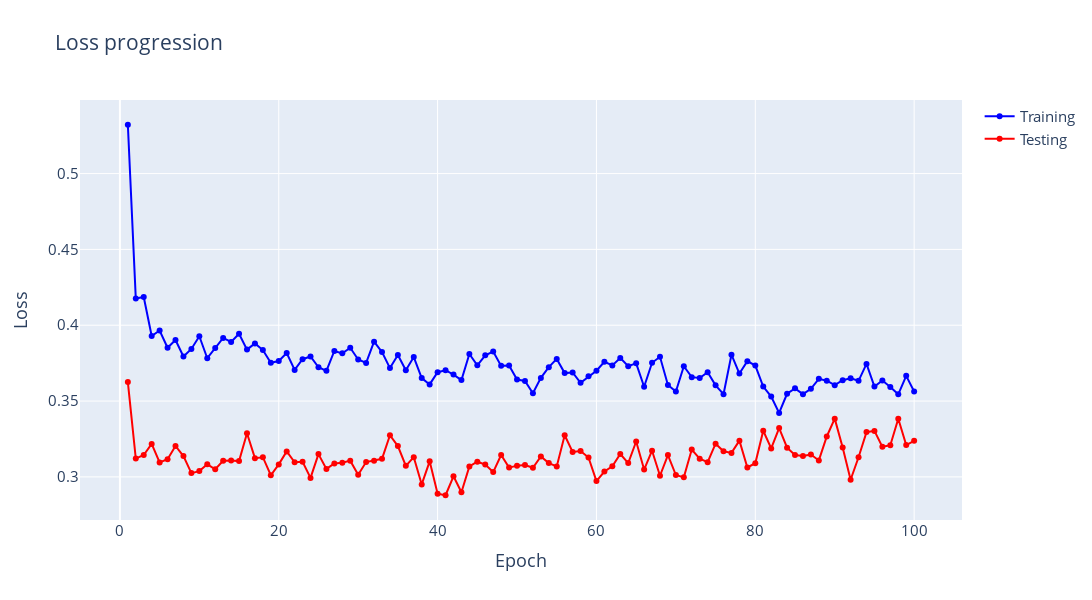

The code cell stored with this chart in its notebook:
### Markdown cell above
### Graph loss

### Code cell
fig = go.Figure()
fig.add_trace(go.Scatter(x=formatted_results_df['epoch'], y=formatted_results_df['train_loss'], name= 'Training', mode='lines+markers', line_color='blue'))
fig.add_trace(go.Scatter(x=formatted_results_df['epoch'], y=formatted_results_df['test_loss'], name= 'Testing', mode='lines+markers', line_color='red'))
fig.update_layout(
    title="Loss progression",
    xaxis_title="Epoch",
    yaxis_title="Loss",
    font=dict(size=15),
    width=1300, 
    height=600)
fig.show()
